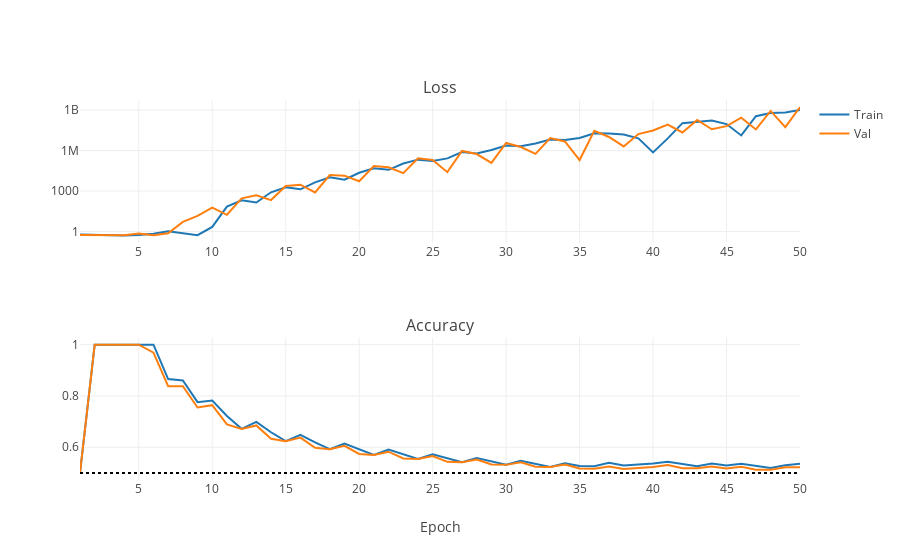

The code cell stored with this chart in its notebook:
### Markdown cell above
Hmm.. This doesn't look too well. It seems that our network satisfied itself with simply guessing the same answer (cats) each time. Part of the problem is the fact that our sample is imbalanced (it contains more cat pictures: where are you, dog people?! ;) ). This can be fixed by changing cv_io.py script to draw the same number of images from each class at each training epoch. This is turned on by the balance_sample switch.

### Code cell
iplot(plot_training_stats("/DATA/Dropbox/LOOTRPV/Personal_programming/MachineLearning/Tutorials/ImageRecognition/NNs/AlexNet_logs/1_balanced_sample.log"))

### Figure 1 — Plotly figure (JSON) as saved in the notebook; plotly's stock layout.template omitted (floating-point values rounded to 4 significant figures)
{"data": [{"line": {"color": "#1F77B4"}, "name": "Train", "type": "scatter", "uid": "32e4c7cb-ad29-40a6-8e0e-c63e64808630", "x": [1, 2, 3, 4, 5, 6, 7, 8, 9, 10, 11, 12, 13, 14, 15, 16, 17, 18, 19, 20, 21, 22, 23, 24, 25, 26, 27, 28, 29, 30, 31, 32, 33, 34, 35, 36, 37, 38, 39, 40, 41, 42, 43, 44, 45, 46, 47, 48, 49, 50], "xaxis": "x", "y": [0.6173, 0.5632, 0.5578, 0.5259, 0.5532, 0.6936, 1.075, 0.7935, 0.5397, 2.233, 70.16, 208.5, 142.9, 817.7, 1936.0, 1360.0, 4440.0, 10560.0, 6994.0, 22860.0, 48850.0, 37590.0, 109600.0, 213500.0, 166800.0, 266000.0, 777500.0, 621400.0, 1097000.0, 2399000.0, 2101334, 3344439, 6516078, 6167000.0, 8549031, 19268200, 18607810, 15251838, 8059901, 739500, 8000790, 107853184, 140980240, 166066560, 92067160, 13251840, 351482048, 602616320, 670820480, 1024870848], "yaxis": "y"}, {"line": {"color": "#FF7F0E"}, "name": "Val", "type": "scatter", "uid": "28f22ac5-a201-4370-b98b-82acfb03ddf7", "x": [1, 2, 3, 4, 5, 6, 7, 8, 9, 10, 11, 12, 13, 14, 15, 16, 17, 18, 19, 20, 21, 22, 23, 24, 25, 26, 27, 28, 29, 30, 31, 32, 33, 34, 35, 36, 37, 38, 39, 40, 41, 42, 43, 44, 45, 46, 47, 48, 49, 50], "xaxis": "x", "y": [0.5578, 0.5686, 0.5687, 0.5455, 0.7361, 0.54, 0.7481, 5.288, 14.61, 58.9, 17.63, 292.3, 491.5, 216.1, 2396.0, 3000.0, 798.9, 15350.0, 13850.0, 5342.0, 71720.0, 58590.0, 21600.0, 268700.0, 199700.0, 25300.0, 946100.0, 557700.0, 123700.0, 3657000.0, 1852000.0, 575000.0, 8440860, 4751350, 200100.0, 29115846, 10189832, 2029770, 16796852, 30794386, 85146880, 21886670, 184534544, 38077696, 64390656, 272424000, 36980928, 863755392, 54831392, 1656556416], "yaxis": "y"}, {"line": {"color": "#1F77B4"}, "name": "Train", "showlegend": false, "type": "scatter", "uid": "2f0c6d26-1ace-43e9-ab2c-24e06ef4ce09", "x": [1, 2, 3, 4, 5, 6, 7, 8, 9, 10, 11, 12, 13, 14, 15, 16, 17, 18, 19, 20, 21, 22, 23, 24, 25, 26, 27, 28, 29, 30, 31, 32, 33, 34, 35, 36, 37, 38, 39, 40, 41, 42, 43, 44, 45, 46, 47, 48, 49, 50], "xaxis": "x2", "y": [0.5, 1, 1, 1, 1, 1, 0.8655, 0.8604, 0.7758, 0.7817, 0.7215, 0.6716, 0.6986, 0.6583, 0.6235, 0.6483, 0.6186, 0.5922, 0.6146, 0.5913, 0.5702, 0.5905, 0.5715, 0.5539, 0.5724, 0.5563, 0.5414, 0.5583, 0.5444, 0.5314, 0.5469, 0.5348, 0.5233, 0.5377, 0.5268, 0.5261, 0.5392, 0.5292, 0.5328, 0.5362, 0.5436, 0.5344, 0.5257, 0.5367, 0.5283, 0.535, 0.5271, 0.5194, 0.5294, 0.5356], "yaxis": "y2"}, {"line": {"color": "#FF7F0E"}, "name": "Val", "showlegend": false, "type": "scatter", "uid": "b590eefe-cf1f-4886-8f72-736bdb3770d0", "x": [1, 2, 3, 4, 5, 6, 7, 8, 9, 10, 11, 12, 13, 14, 15, 16, 17, 18, 19, 20, 21, 22, 23, 24, 25, 26, 27, 28, 29, 30, 31, 32, 33, 34, 35, 36, 37, 38, 39, 40, 41, 42, 43, 44, 45, 46, 47, 48, 49, 50], "xaxis": "x2", "y": [0.5, 1, 1, 1, 1, 0.9687, 0.8377, 0.8376, 0.755, 0.7639, 0.6887, 0.6715, 0.685, 0.6329, 0.6234, 0.6373, 0.5979, 0.592, 0.6054, 0.5738, 0.5701, 0.5825, 0.5563, 0.5538, 0.5654, 0.5429, 0.5412, 0.552, 0.5324, 0.5312, 0.5412, 0.5239, 0.5231, 0.5325, 0.5169, 0.5164, 0.5251, 0.5155, 0.5195, 0.5232, 0.531, 0.5181, 0.5176, 0.5249, 0.5168, 0.5238, 0.5125, 0.5122, 0.5223, 0.5219], "yaxis": "y2"}, {"line": {"color": "#000000", "dash": "dot"}, "mode": "lines", "name": "Always dogs", "showlegend": false, "type": "scatter", "uid": "93e02fda-2319-4802-9f23-19d9826eaf30", "x": [1, 2, 3, 4, 5, 6, 7, 8, 9, 10, 11, 12, 13, 14, 15, 16, 17, 18, 19, 20, 21, 22, 23, 24, 25, 26, 27, 28, 29, 30, 31, 32, 33, 34, 35, 36, 37, 38, 39, 40, 41, 42, 43, 44, 45, 46, 47, 48, 49, 50], "xaxis": "x2", "y": [0.5, 0.5, 0.5, 0.5, 0.5, 0.5, 0.5, 0.5, 0.5, 0.5, 0.5, 0.5, 0.5, 0.5, 0.5, 0.5, 0.5, 0.5, 0.5, 0.5, 0.5, 0.5, 0.5, 0.5, 0.5, 0.5, 0.5, 0.5, 0.5, 0.5, 0.5, 0.5, 0.5, 0.5, 0.5, 0.5, 0.5, 0.5, 0.5, 0.5, 0.5, 0.5, 0.5, 0.5, 0.5, 0.5, 0.5, 0.5, 0.5, 0.5], "yaxis": "y2"}, {"line": {"color": "#000000", "dash": "dot"}, "mode": "lines", "name": "Always cats", "showlegend": false, "type": "scatter", "uid": "82e7f8d5-204f-4d34-bc04-2aaf19ef2288", "x": [1, 2, 3, 4, 5, 6, 7, 8, 9, 10, 11, 12, 13, 14, 15, 16, 17, 18, 19, 20, 21, 22, 23, 24, 25, 26, 27, 28, 29, 30, 31, 32, 33, 34, 35, 36, 37, 38, 39, 40, 41, 42, 43, 44, 45, 46, 47, 48, 49, 50], "xaxis": "x2", "y": [0.5, 0.5, 0.5, 0.5, 0.5, 0.5, 0.5, 0.5, 0.5, 0.5, 0.5, 0.5, 0.5, 0.5, 0.5, 0.5, 0.5, 0.5, 0.5, 0.5, 0.5, 0.5, 0.5, 0.5, 0.5, 0.5, 0.5, 0.5, 0.5, 0.5, 0.5, 0.5, 0.5, 0.5, 0.5, 0.5, 0.5, 0.5, 0.5, 0.5, 0.5, 0.5, 0.5, 0.5, 0.5, 0.5, 0.5, 0.5, 0.5, 0.5], "yaxis": "y2"}], "layout": {"annotations": [{"font": {"size": 16}, "showarrow": false, "text": "Loss", "x": 0.5, "xanchor": "center", "xref": "paper", "y": 1, "yanchor": "bottom", "yref": "paper"}, {"font": {"size": 16}, "showarrow": false, "text": "Accuracy", "x": 0.5, "xanchor": "center", "xref": "paper", "y": 0.375, "yanchor": "bottom", "yref": "paper"}], "xaxis": {"anchor": "y", "domain": [0, 1]}, "xaxis2": {"anchor": "y2", "domain": [0, 1], "title": {"text": "Epoch"}}, "yaxis": {"anchor": "x", "domain": [0.625, 1], "type": "log"}, "yaxis2": {"anchor": "x2", "domain": [0, 0.375]}}}
